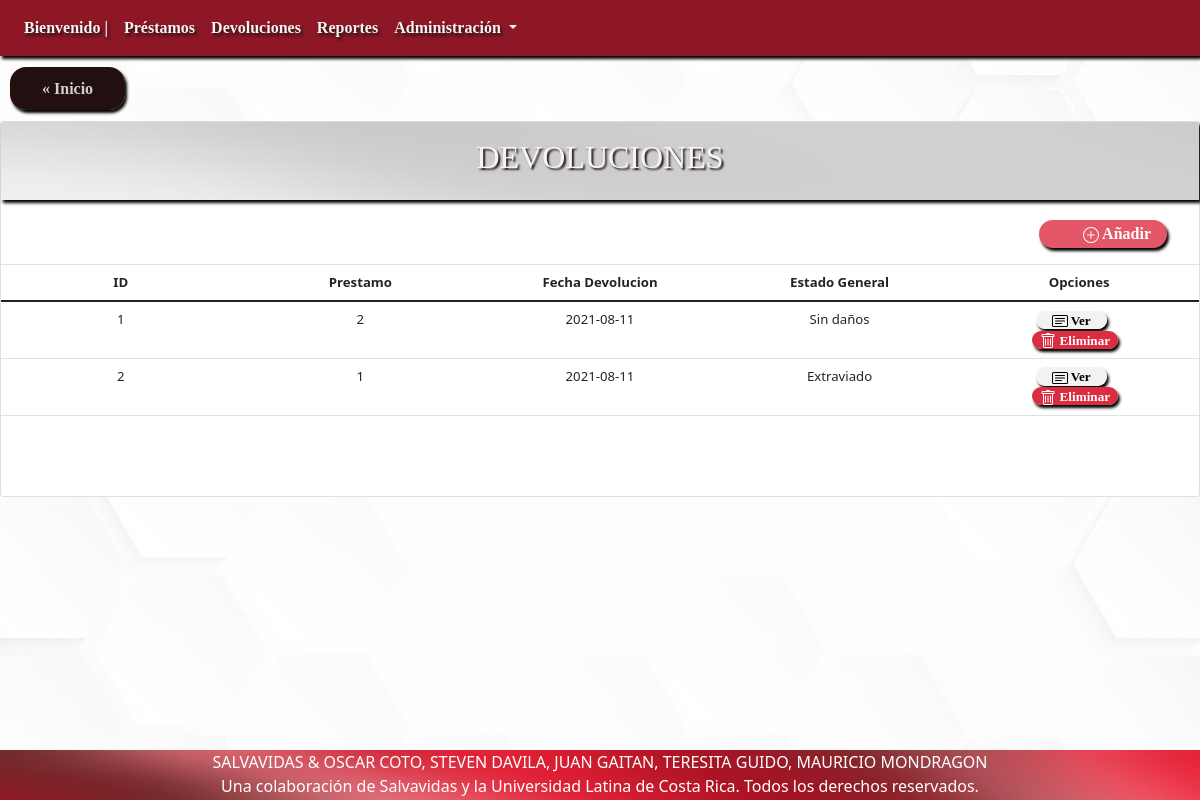
/?c=detalleAllDevolucion, run on an earlier commit of the app's database.
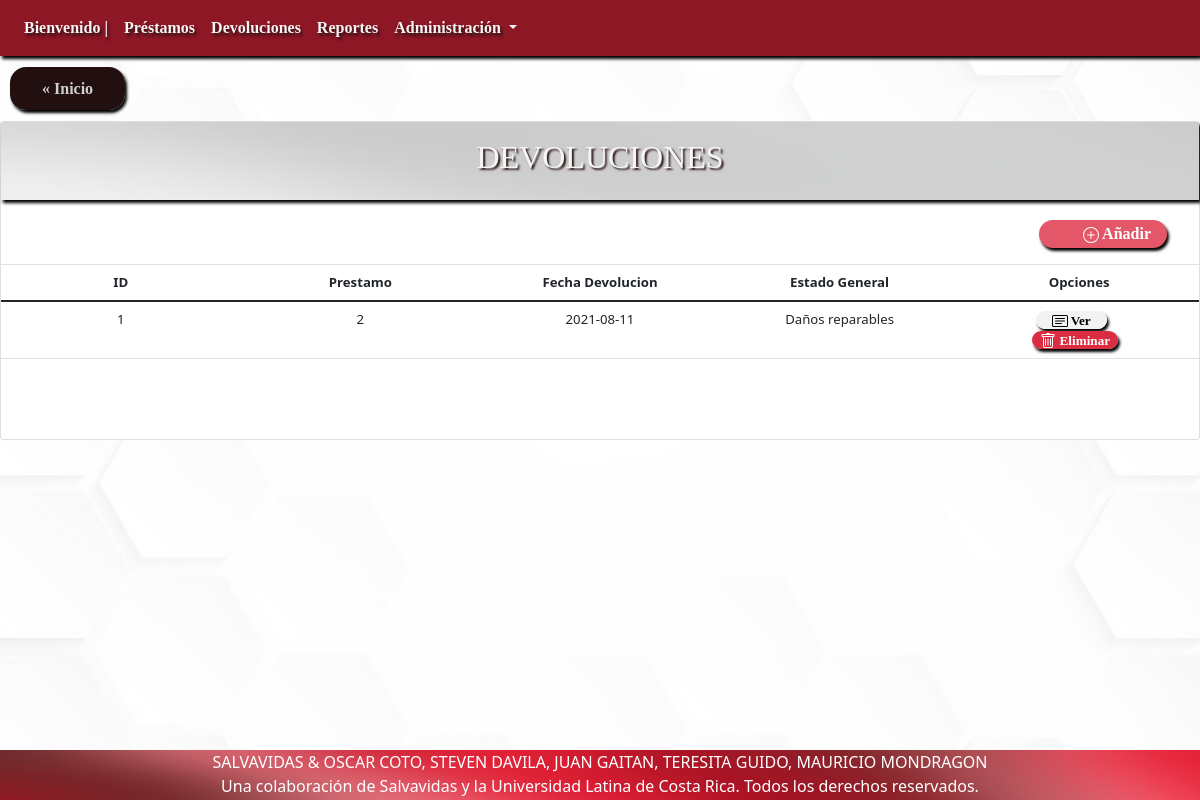
And on a later commit of the database.
### tables this page shows
CREATE TABLE `devolucion` (
  `idDevolucion` int(11) NOT NULL,
  `idPrestamo` int(11) NOT NULL,
  `fechaRealDevolucion` date DEFAULT current_timestamp(),
  `idEstadoDevolucionGeneral` int(11) NOT NULL
);

CREATE TABLE `estadodevoluciongeneral` (
  `idEstadoDevolucionGeneral` int(11) NOT NULL,
  `descripcionEstadoDevolucionGeneral` varchar(50) DEFAULT NULL
);

### controller/detalleAllDevolucion.php (called while the page is built, shortened)
<?php
include 'model/Devolucion.php';
$Devolucion = new Devolucion();
$allDevolucion = $Devolucion->seleccionarAllDevolucion();
    $EstadoDevGnrl = new EstadoDevolucionGen();
    $allEstadoDevGnrl = $EstadoDevGnrl->seleccionarAllEstadoDevolucionGen();
    include 'view/VerAllDevolucion.php';

### model/Devolucion.php (called while the page is built, shortened)
<?php
include_once "model/EstadoDevolucionGeneral.php";
class Devolucion {
    public function __construct($idDevolucion = 0, $idPrestamo = 0,$fechaRealDevolucion = "",$idEstadoDevolucionGeneral= 0) {
        $this->idDevolucion = $idDevolucion;
        $this->idPrestamo = $idPrestamo;
        $this->fechaRealDevolucion = $fechaRealDevolucion;
        $this->idEstadoDevolucionGeneral = $idEstadoDevolucionGeneral;
    }
    function seleccionarAllDevolucion() {
        $query = "SELECT * FROM devolucion";
        $pdo = new Connection();
        $pdo = $pdo->open();
        $result = $pdo->query($query);
        $rows = [];
        foreach ($result->fetchAll() as $row) {
            $rows[] = new Devolucion($row['idDevolucion'], $row['idPrestamo'],$row['fechaRealDevolucion'],$row['idEstadoDevolucionGeneral']);
        }
        return $rows;
    }
}

### model/EstadoDevolucionGeneral.php (called while the page is built, shortened)
<?php
class EstadoDevolucionGen {
    public function __construct($idEstadoDevolucionGeneral = 0, $descripcionEstadoDevolucionGeneral = "") {
        $this->idEstadoDevolucionGeneral = $idEstadoDevolucionGeneral;
        $this->descripcionEstadoDevolucionGeneral = $descripcionEstadoDevolucionGeneral;
    }
    function seleccionarAllEstadoDevolucionGen() {
        $query = "SELECT * FROM estadodevoluciongeneral";
        $pdo = new Connection();
        $pdo = $pdo->open();
        $result = $pdo->query($query);
        $rows = [];
        foreach ($result->fetchAll() as $row) {
            $rows[] = new EstadoDevolucionGen($row['idEstadoDevolucionGeneral'], $row['descripcionEstadoDevolucionGeneral']);
        }
        return $rows;
    }
}

### view/verAllDevolucion.php (the view, shortened to what this page needs)
<div class="upside">
    <a href="index.php" class="Inicio">« Inicio</a>
</div>
<div class="card" id="ListaCompleta">
    <div class="card-title">
        <h2> DEVOLUCIONES</h2>
    </div>
    <div class="card-subtitle" id="Add">
        <a href="?c=crearDevolucion" class="add">
         Añadir
        </a>
    </div>
    <table class="table">
        <thead>
            <tr>
                <th scope="col">ID</th>
                <th scope="col">Prestamo</th>
                <th scope="col">Fecha Devolucion</th>
                <th scope="col">Estado General</th>
                <th scope="col">Opciones</th>
            </tr>
        </thead>
        <tbody>
        <?php
        foreach ($allDevolucion as $value) {
        ?>
            <tr>
                <td><?php echo $value->idDevolucion; ?></td>
                <td><?php echo $value->idPrestamo; ?></td>
                <td><?php echo $value->fechaRealDevolucion; ?></td>
                <?php foreach ($allEstadoDevGnrl as $valor2) {
                if ($value->idEstadoDevolucionGeneral == $valor2->idEstadoDevolucionGeneral) { ?>
                    <td><?php echo $valor2->descripcionEstadoDevolucionGeneral	; ?></td>
                <?php } } ?>
                <td>
                <a class="ver" id="ver" href="?c=detalleDevolucion&idDevolucion=<?php echo $value->idDevolucion; ?>">
                 Ver
                <br>
                </a>
                <a class="eliminar" id="eliminar" href="?c=eliminarDevolucion&idDevolucion=<?php echo $value->idDevolucion; ?>">
                 Eliminar
                </a>
                </td>
            </tr>
        <?php } ?>
        </tbody>
    </table>
</div>

What changed in the data, as far as the page shows it:
removed devolucion: idDevolucion "2", idPrestamo "1", fechaRealDevolucion "2021-08-11"
no longer on this page (row edited): estadodevoluciongeneral: descripcionEstadoDevolucionGeneral "Extraviado", shown under "2"
changed estadodevoluciongeneral: descripcionEstadoDevolucionGeneral "Sin daños" → "Daños reparables"
